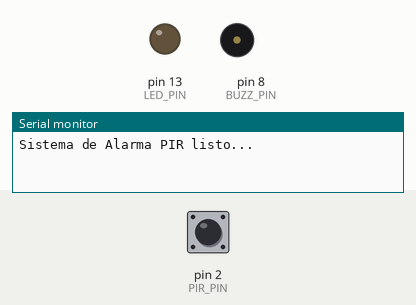
The program below on a simulated Arduino Uno, built with avr-gcc and run on an emulated ATmega328P. Parts: output pins drawn as LEDs (lit = HIGH), buzzer (waves = sounding, pin HIGH), the last lines printed to the serial monitor. The test bench sets the inputs (shaded band); at power-on: pin 2 (PIR_PIN) HIGH.

Above: at 1.2 s.
1.3 s: pin 2 (PIR_PIN) pulsed LOW 2 times (0.12 s each, 0.3 s apart)
At 2.2 s:
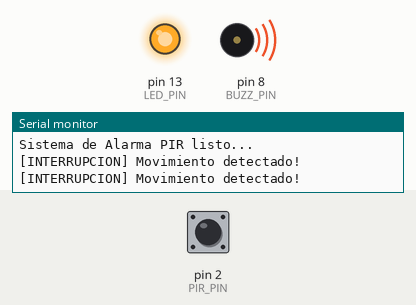
Timing chart, 0 to 6.3 s (numbered marks = the images above; inputs shaded):
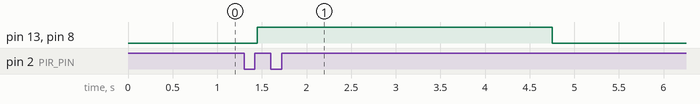

The program:

main.cpp
```cpp
// LAB 4: Sistema de Alarma PIR con Buzzer
#include <Arduino.h>
const int PIR_PIN   = 2;   // INT0 - Interrupción externa
const int BUZZ_PIN  = 8;
const int LED_PIN   = 13;
const int ALARMA_MS = 3000; // Duración alarma (ms)

volatile bool movimiento = false; // Flag de interrupción
unsigned long tiempoAlarma = 0;

// ISR: Rutina de Servicio de Interrupción
void ISR_Movimiento() {
  movimiento = true;
  tiempoAlarma = millis();
  Serial.println("[INTERRUPCION] Movimiento detectado!");
}

void setup() {
  pinMode(PIR_PIN,  INPUT);
  pinMode(BUZZ_PIN, OUTPUT);
  pinMode(LED_PIN,  OUTPUT);
  Serial.begin(9600);
  Serial.println("Sistema de Alarma PIR listo...");

  // Adjuntar ISR al pin 2 (INT0), flanco de subida
  attachInterrupt(digitalPinToInterrupt(PIR_PIN),
                  ISR_Movimiento, RISING);
}

void loop() {
  if (movimiento) {
    digitalWrite(LED_PIN, HIGH);
    digitalWrite(BUZZ_PIN, HIGH);

    if (millis() - tiempoAlarma > ALARMA_MS) {
      movimiento = false;
      digitalWrite(LED_PIN, LOW);
      digitalWrite(BUZZ_PIN, LOW);
      Serial.println("Alarma desactivada.");
    }
  }
  delay(50);
} 
```

Measured:
- after the input at 1.3 s, pin 13 (LED_PIN), pin 8 (BUZZ_PIN): LOW → HIGH after 0.15 s, → LOW 3.3 s later
